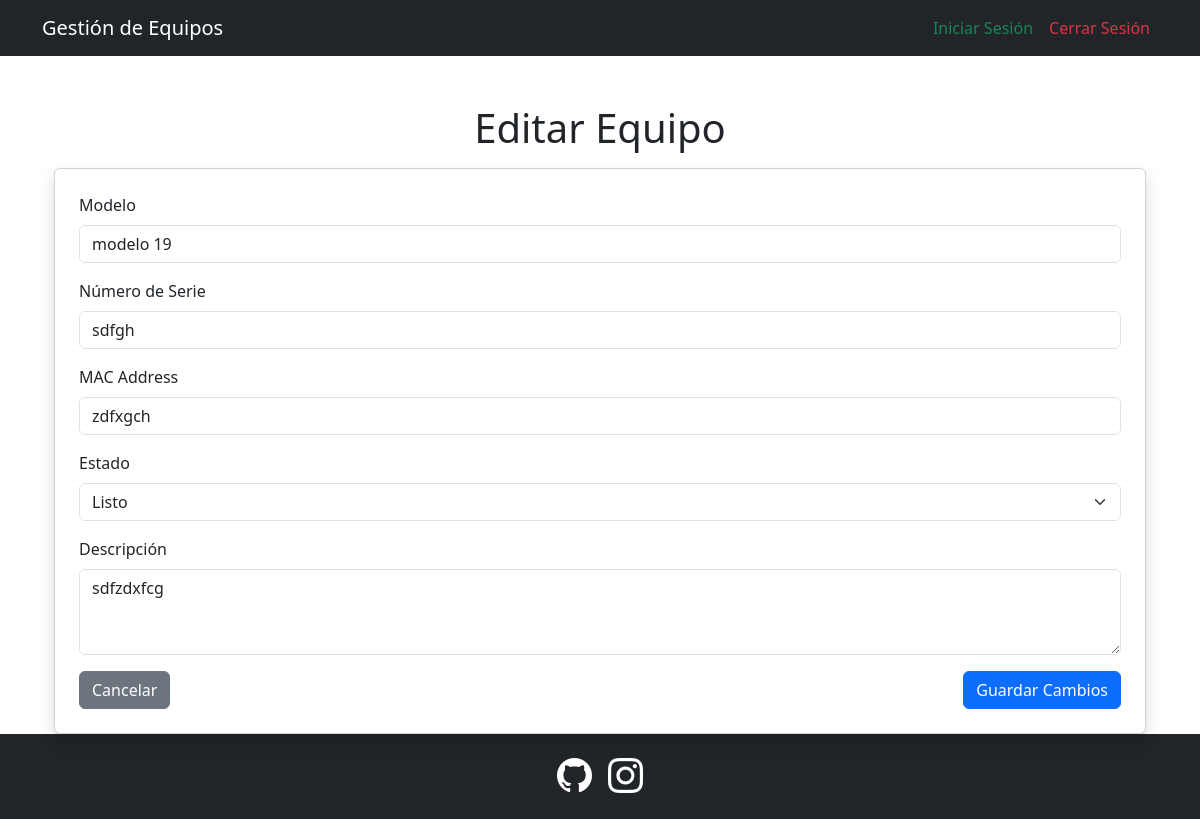
The app's page /editar/10/ (signed in) with its own data.
### equipos/models.py (models this page shows, shortened)
class Equipo(models.Model):
    modelo = models.CharField(max_length=100)
    numero_serie = models.CharField(max_length=50, unique=True)
    mac_address = models.CharField(max_length=17, unique=True)
    estado = models.CharField(max_length=20, choices=[('Listo', 'Listo'), ('En prueba', 'En prueba')])
    descripcion = models.TextField(blank=True, null=True)

### equipos/views.py (the view)
# urls.py: path('editar/<int:equipo_id>/', editar_equipo, name='editar_equipo'),
@login_required
def editar_equipo(request, equipo_id):
    equipo = get_object_or_404(Equipo, id=equipo_id)
    if request.method == "POST":
        form = EquipoForm(request.POST, instance=equipo)
        if form.is_valid():
            form.save()
            messages.success(request, "Equipo actualizado correctamente.")
            return redirect('lista_equipos')
        else:
            messages.error(request, "Hubo un error al actualizar el equipo.")
    else:
        form = EquipoForm(instance=equipo)
    return render(request, 'equipos/editar_equipo.html', {'form': form, 'equipo': equipo})

### equipos/forms.py
class EquipoForm(forms.ModelForm):
    class Meta:
        model = Equipo
        fields = ['modelo', 'numero_serie', 'mac_address', 'estado', 'descripcion']
        widgets = {
            'modelo': forms.TextInput(attrs={'class': 'form-control'}),
            'numero_serie': forms.TextInput(attrs={'class': 'form-control'}),
            'mac_address': forms.TextInput(attrs={'class': 'form-control'}),
            'estado': forms.Select(attrs={'class': 'form-select'}),
            'descripcion': forms.Textarea(attrs={'class': 'form-control', 'rows': 3}),
        }

### equipos/templates/equipos/editar_equipo.html (shortened to what this page needs)
{% extends "equipos/base.html" %}
{% block content %}
<div class="container mt-4">
    <h1 class="text-center">Editar Equipo</h1>
    <div class="card shadow p-4 mt-3">
        <form method="post">
            <div class="mb-3">
                <label for="id_modelo" class="form-label">Modelo</label>
                {{ form.modelo }}
            </div>
            <div class="mb-3">
                <label for="id_numero_serie" class="form-label">Número de Serie</label>
                {{ form.numero_serie }}
            </div>
            <div class="mb-3">
                <label for="id_mac_address" class="form-label">MAC Address</label>
                {{ form.mac_address }}
            </div>
            <div class="mb-3">
                <label for="id_estado" class="form-label">Estado</label>
                {{ form.estado }}
            </div>
            <div class="mb-3">
                <label for="id_descripcion" class="form-label">Descripción</label>
                {{ form.descripcion }}
            </div>
            <div class="d-flex justify-content-between">
                <a href="{% url 'lista_equipos' equipo_id=equipo.id %}" class="btn btn-secondary">Cancelar</a>
                <button type="submit" class="btn btn-primary">Guardar Cambios</button>
            </div>
        </form>
    </div>
</div>
{% endblock %}

### records on screen
Equipo: modelo "modelo 19", numero_serie "sdfgh", mac_address "zdfxgch", estado "Listo", descripcion "sdfzdxfcg"
